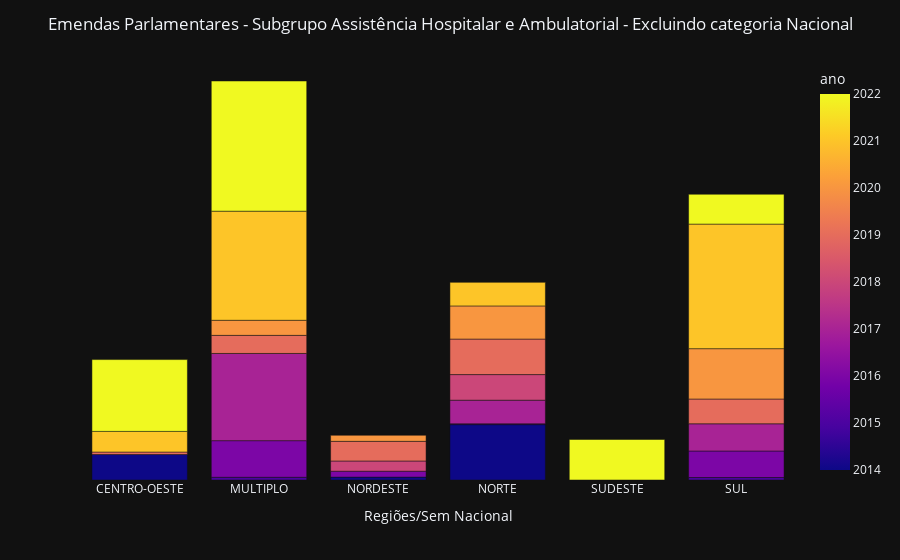

Here is the notebook cell this chart was saved with:
### Code cell
#### informações por região excluindo emendas nacionais

# df_regiao = df[(df['amostra'] == 'REGIAO')]


ano_regiao_filtrado = ano_regiao.reset_index()
ano_regiao_filtrado = ano_regiao_filtrado[ano_regiao_filtrado['regiao'] != 'NACIONAL']

fig = px.bar(ano_regiao_filtrado, x='regiao', y='valor_emendas', color='ano', template='plotly_dark')

fig.update_layout(barmode='relative', title='Emendas Parlamentares - Subgrupo Assistência Hospitalar e Ambulatorial - Excluindo categoria Nacional', title_x=0.5)
fig.update_xaxes(title='Regiões/Sem Nacional', showgrid=False)
fig.update_yaxes(visible=False, showticklabels=False, showgrid=False)
fig.show()

### Figure 1 — Plotly figure (JSON) as saved in the notebook; plotly's stock layout.template omitted (floating-point values rounded to 4 significant figures)
{"data": [{"alignmentgroup": "True", "hovertemplate": "regiao=%{x}<br>valor_emendas=%{y}<br>ano=%{marker.color}<extra></extra>", "legendgroup": "", "marker": {"color": [2014, 2019, 2021, 2022, 2015, 2016, 2017, 2018, 2019, 2020, 2021, 2022, 2014, 2016, 2018, 2019, 2020, 2014, 2015, 2017, 2018, 2019, 2020, 2021, 2018, 2019, 2022, 2015, 2016, 2017, 2019, 2020, 2021, 2022], "coloraxis": "coloraxis", "pattern": {"shape": ""}}, "name": "", "offsetgroup": "", "orientation": "v", "showlegend": false, "textposition": "auto", "type": "bar", "x": ["CENTRO-OESTE", "CENTRO-OESTE", "CENTRO-OESTE", "CENTRO-OESTE", "MULTIPLO", "MULTIPLO", "MULTIPLO", "MULTIPLO", "MULTIPLO", "MULTIPLO", "MULTIPLO", "MULTIPLO", "NORDESTE", "NORDESTE", "NORDESTE", "NORDESTE", "NORDESTE", "NORTE", "NORTE", "NORTE", "NORTE", "NORTE", "NORTE", "NORTE", "SUDESTE", "SUDESTE", "SUDESTE", "SUL", "SUL", "SUL", "SUL", "SUL", "SUL", "SUL"], "xaxis": "x", "y": [3085700, 300000.0, 2496000, 8686669, 328410, 4429780, 10553291, 200, 2189060, 1824922, 13200212, 15748533, 350000, 715240, 1237432, 2377134, 730000, 6700000.0, 100000, 2857000.0, 3096000.0, 4299000.0, 4010000.0, 2850000.0, 90, 40, 4905823, 300000, 3210830, 3289375, 2999800, 6090508, 15072697, 3610644], "yaxis": "y"}], "layout": {"barmode": "relative", "coloraxis": {"colorbar": {"title": {"text": "ano"}}, "colorscale": [[0, "#0d0887"], [0.1111, "#46039f"], [0.2222, "#7201a8"], [0.3333, "#9c179e"], [0.4444, "#bd3786"], [0.5556, "#d8576b"], [0.6667, "#ed7953"], [0.7778, "#fb9f3a"], [0.8889, "#fdca26"], [1, "#f0f921"]]}, "legend": {"tracegroupgap": 0}, "margin": {"t": 60}, "title": {"text": "Emendas Parlamentares - Subgrupo Assistência Hospitalar e Ambulatorial - Excluindo categoria Nacional", "x": 0.5}, "xaxis": {"anchor": "y", "domain": [0, 1], "showgrid": false, "title": {"text": "Regiões/Sem Nacional"}}, "yaxis": {"anchor": "x", "domain": [0, 1], "showgrid": false, "showticklabels": false, "title": {"text": "valor_emendas"}, "visible": false}}}
